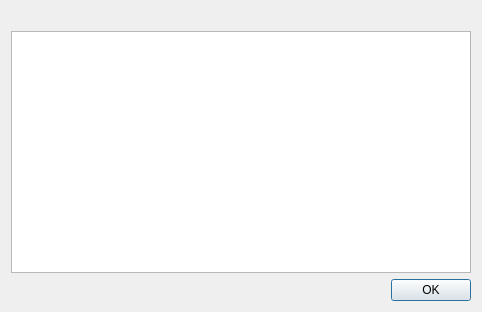
<?xml version="1.0" encoding="UTF-8"?>
<ui version="4.0">
 <class>LicenseNotificationDialog</class>
 <widget class="QDialog" name="LicenseNotificationDialog">
  <property name="geometry">
   <rect>
    <x>0</x>
    <y>0</y>
    <width>482</width>
    <height>312</height>
   </rect>
  </property>
  <property name="windowTitle">
   <string>Dialog</string>
  </property>
  <layout class="QVBoxLayout" name="verticalLayout">
   <item>
    <widget class="QLabel" name="label">
     <property name="text">
      <string/>
     </property>
    </widget>
   </item>
   <item>
    <widget class="QTreeView" name="treeView">
     <property name="editTriggers">
      <set>QAbstractItemView::NoEditTriggers</set>
     </property>
     <property name="rootIsDecorated">
      <bool>false</bool>
     </property>
     <property name="itemsExpandable">
      <bool>false</bool>
     </property>
     <property name="expandsOnDoubleClick">
      <bool>false</bool>
     </property>
    </widget>
   </item>
   <item>
    <widget class="QDialogButtonBox" name="buttonBox">
     <property name="orientation">
      <enum>Qt::Horizontal</enum>
     </property>
     <property name="standardButtons">
      <set>QDialogButtonBox::Ok</set>
     </property>
    </widget>
   </item>
  </layout>
 </widget>
 <resources/>
 <connections>
  <connection>
   <sender>buttonBox</sender>
   <signal>accepted()</signal>
   <receiver>LicenseNotificationDialog</receiver>
   <slot>accept()</slot>
   <hints>
    <hint type="sourcelabel">
     <x>248</x>
     <y>254</y>
    </hint>
    <hint type="destinationlabel">
     <x>157</x>
     <y>274</y>
    </hint>
   </hints>
  </connection>
  <connection>
   <sender>buttonBox</sender>
   <signal>rejected()</signal>
   <receiver>LicenseNotificationDialog</receiver>
   <slot>reject()</slot>
   <hints>
    <hint type="sourcelabel">
     <x>316</x>
     <y>260</y>
    </hint>
    <hint type="destinationlabel">
     <x>286</x>
     <y>274</y>
    </hint>
   </hints>
  </connection>
 </connections>
</ui>
